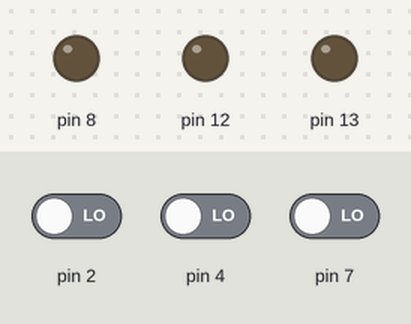
A sketch run on a simulated Arduino Uno, built with avr-gcc and run on an emulated ATmega328P. Parts: output pins drawn as LEDs (lit = HIGH). Dashed ring = blinking. The inputs (shaded band) are chosen by the test bench; at power-on: pin 2 LOW, pin 4 LOW, pin 7 LOW.

Above: at 1.2 s.
1.3 s: pin 2 driven HIGH
At 1.7 s:
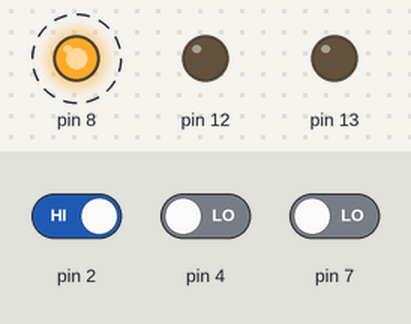
4.3 s: pin 4 driven HIGH
At 4.7 s:
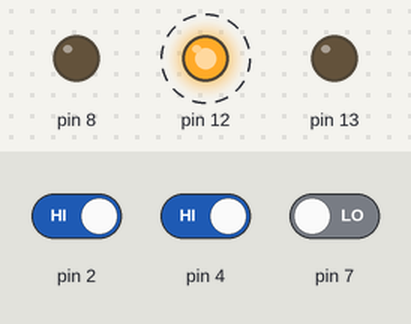
7.3 s: pin 7 driven HIGH
At 7.7 s:
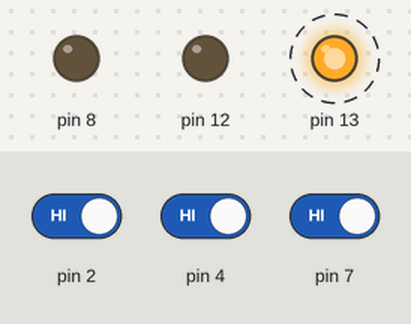
10.3 s: pin 7 driven LOW
At 10.7 s:
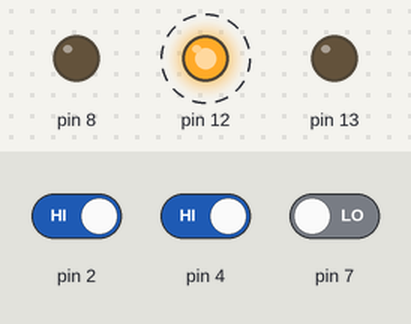
13.3 s: pin 4 driven LOW
At 13.7 s:
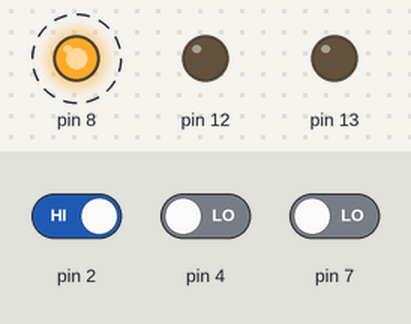
Timing chart, 0 to 17.3 s (numbered marks = the images above; inputs shaded):
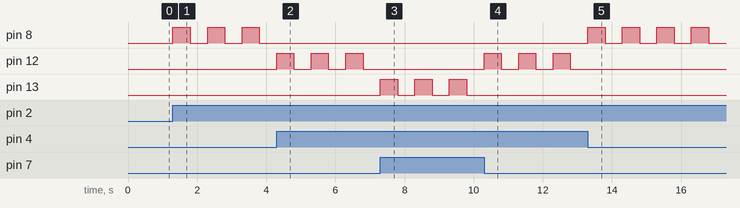

The sketch:

CODE.ino
```cpp
void setup()
{
  pinMode(7,INPUT);
  pinMode(4,INPUT);
  pinMode(2,INPUT);

  pinMode(13,OUTPUT);
  pinMode(12,OUTPUT);
  pinMode(8,OUTPUT);
}


void loop()
{
  if(digitalRead(7) == HIGH)
  {

   digitalWrite(13,HIGH);
   delay(500);
   digitalWrite(13,LOW);
   delay(500);
  }
  else if(digitalRead(4)==HIGH)
  {
    digitalWrite(12,HIGH);
    delay(500);
    digitalWrite(12,LOW);
    delay(500);
  }
  else if(digitalRead(2)==HIGH)
  {
    digitalWrite(8,HIGH);
    delay(500);
    digitalWrite(8,LOW);
    delay(500);
  }
  else
  {

    digitalWrite(13,LOW);
    digitalWrite(12,LOW);
    digitalWrite(8,LOW);

  }
}
```

Measured:
- after the input at 1.3 s, pin 8: alternates HIGH for 0.50 s and LOW for 0.50 s, starting at once
- after the input at 4.3 s, pin 8: stops changing and stays LOW; pin 12: alternates HIGH for 0.50 s and LOW for 0.50 s, starting at once
- after the input at 7.3 s, pin 12: stops changing and stays LOW; pin 13: alternates HIGH for 0.50 s and LOW for 0.50 s, starting at once
- after the input at 10.3 s, pin 12: alternates HIGH for 0.50 s and LOW for 0.50 s, starting at once; pin 13: stops changing and stays LOW
- after the input at 13.3 s, pin 8: alternates HIGH for 0.50 s and LOW for 0.50 s, starting at once; pin 12: stops changing and stays LOW
